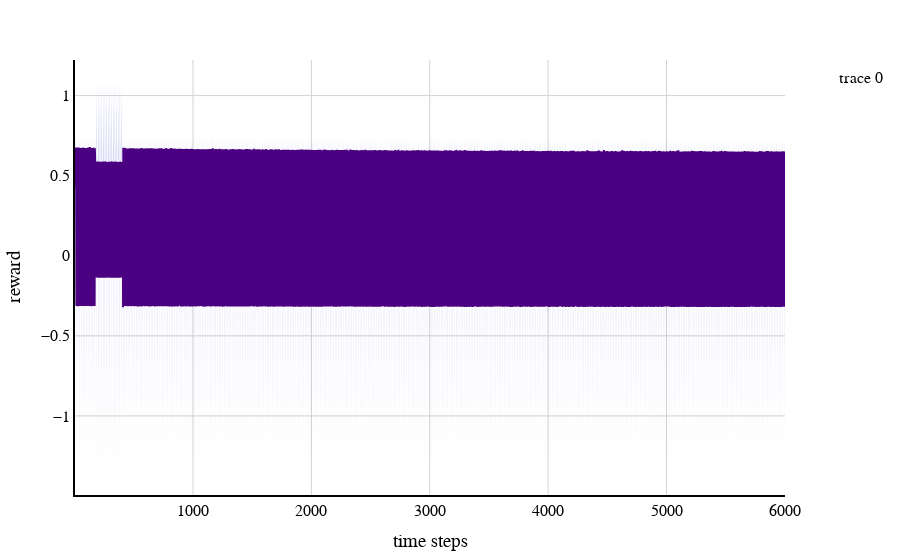

The cell this chart's notebook holds for it:
### Code cell
plot_rewardresults(controllers = controllers)

### Figure 1 — Plotly figure (JSON) as saved in the notebook; plotly's stock layout.template omitted (floating-point values rounded to 4 significant figures; data arrays with more than 128 entries replaced by an {"elided": "..."} marker saying what was removed)
{"data": [{"line": {"width": 0}, "mode": "lines", "type": "scatter", "x": {"elided": "3000 int values"}, "y": {"elided": "3000 float values"}}, {"fill": "tonexty", "fillcolor": "rgba(111, 120, 219, 0.3)", "mode": "none", "showlegend": false, "type": "scatter", "x": {"elided": "3000 int values"}, "y": {"elided": "3000 float values"}}, {"line": {"color": "indigo"}, "mode": "lines", "showlegend": false, "type": "scatter", "x": {"elided": "3000 int values"}, "y": {"elided": "3000 float values"}}], "layout": {"font": {"color": "black", "family": "Arial", "size": 16}, "margin": {"b": 50, "l": 50, "r": 50, "t": 60}, "plot_bgcolor": "white", "xaxis": {"gridcolor": "LightGrey", "gridwidth": 1, "linecolor": "black", "linewidth": 2, "showgrid": true, "showline": true, "title": "time steps"}, "yaxis": {"gridcolor": "LightGrey", "gridwidth": 1, "linecolor": "black", "linewidth": 2, "showgrid": true, "showline": true, "title": "reward"}}}
